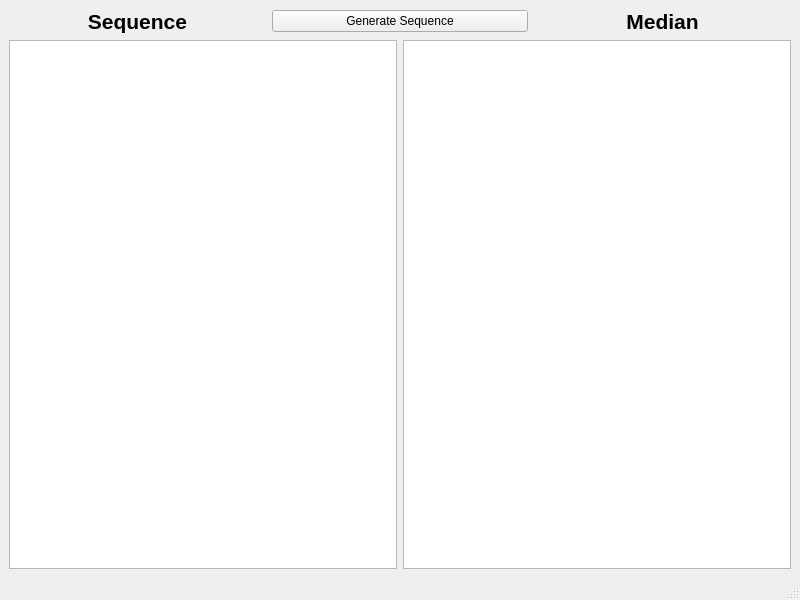
<?xml version="1.0" encoding="UTF-8"?>
<ui version="4.0">
 <class>MainWindow</class>
 <widget class="QMainWindow" name="MainWindow">
  <property name="geometry">
   <rect>
    <x>0</x>
    <y>0</y>
    <width>800</width>
    <height>600</height>
   </rect>
  </property>
  <property name="sizePolicy">
   <sizepolicy hsizetype="MinimumExpanding" vsizetype="MinimumExpanding">
    <horstretch>0</horstretch>
    <verstretch>0</verstretch>
   </sizepolicy>
  </property>
  <property name="minimumSize">
   <size>
    <width>800</width>
    <height>600</height>
   </size>
  </property>
  <property name="maximumSize">
   <size>
    <width>800</width>
    <height>600</height>
   </size>
  </property>
  <property name="windowTitle">
   <string>Task 3</string>
  </property>
  <widget class="QWidget" name="centralwidget">
   <layout class="QVBoxLayout" name="verticalLayout">
    <item>
     <layout class="QHBoxLayout" name="horizontalLayout_2">
      <item>
       <widget class="QLabel" name="label">
        <property name="text">
         <string>&lt;html&gt;&lt;head/&gt;&lt;body&gt;&lt;p align=&quot;center&quot;&gt;&lt;span style=&quot; font-size:16pt; font-weight:700;&quot;&gt;Sequence&lt;/span&gt;&lt;/p&gt;&lt;/body&gt;&lt;/html&gt;</string>
        </property>
       </widget>
      </item>
      <item>
       <widget class="QPushButton" name="pushButton">
        <property name="text">
         <string>Generate Sequence</string>
        </property>
       </widget>
      </item>
      <item>
       <widget class="QLabel" name="label_2">
        <property name="text">
         <string>&lt;html&gt;&lt;head/&gt;&lt;body&gt;&lt;p align=&quot;center&quot;&gt;&lt;span style=&quot; font-size:16pt; font-weight:700;&quot;&gt;Median&lt;/span&gt;&lt;/p&gt;&lt;/body&gt;&lt;/html&gt;</string>
        </property>
       </widget>
      </item>
     </layout>
    </item>
    <item>
     <layout class="QHBoxLayout" name="horizontalLayout">
      <item>
       <widget class="QTextBrowser" name="textBrowser">
        <property name="font">
         <font>
          <pointsize>16</pointsize>
         </font>
        </property>
       </widget>
      </item>
      <item>
       <widget class="QTextBrowser" name="textBrowser_2">
        <property name="font">
         <font>
          <pointsize>16</pointsize>
         </font>
        </property>
       </widget>
      </item>
     </layout>
    </item>
   </layout>
  </widget>
  <widget class="QMenuBar" name="menubar">
   <property name="geometry">
    <rect>
     <x>0</x>
     <y>0</y>
     <width>800</width>
     <height>22</height>
    </rect>
   </property>
  </widget>
  <widget class="QStatusBar" name="statusbar"/>
 </widget>
 <resources/>
 <connections/>
</ui>
